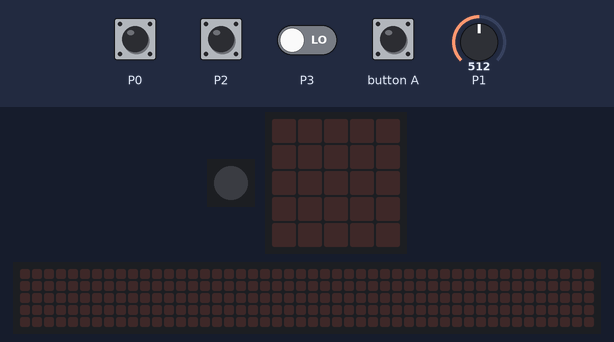
The program below on a simulated Calliope mini (MakeCode). Shown: 1 RGB LEDs in strip order, left to right, the board's 5×5 LED display, a strip that is not on the board, showing the scrolling text unrolled. Inputs (shaded band) come from the test bench; at power-on: P0 LOW, P2 LOW, P1 = 512, P3 LOW (analog values on the 0–1023 scale). Dim RGB values are drawn brighter than linear; the 48×5 strip is a reading aid, not a part: it shows the text the display is scrolling, unrolled, one strip-width of it at a time.

Above: at 1.2 s.
1.3 s: P0 pulled HIGH for 0.15 s
At 1.45 s:
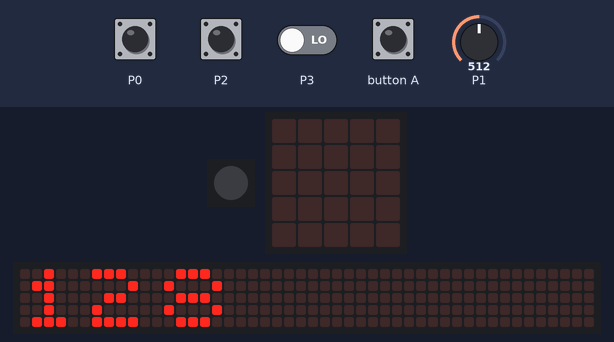
4.3 s: button A pressed for 1 s
At 5.1 s:
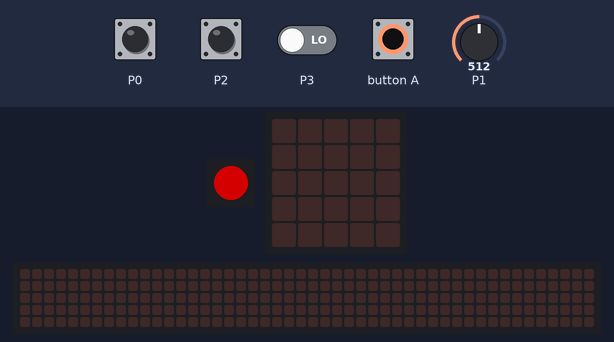
6.8 s: P0 pulled HIGH for 1 s
At 7.19 s:
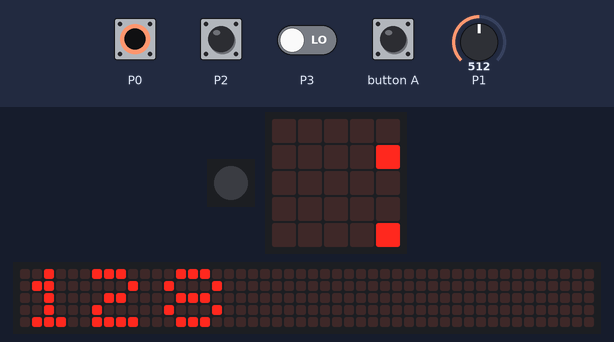
9.8 s: P2 pulled HIGH for 1 s
At 10.96 s:
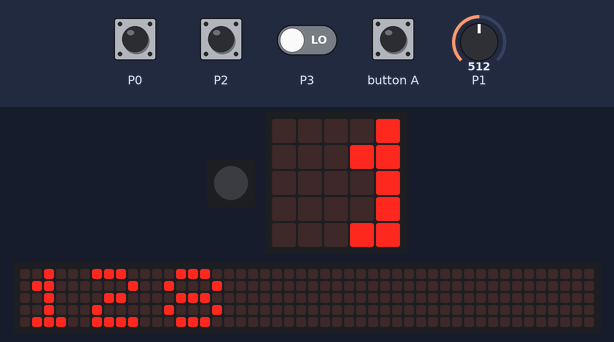
12.8 s: P0 driven HIGH and button A driven LOW
At 14.2 s:
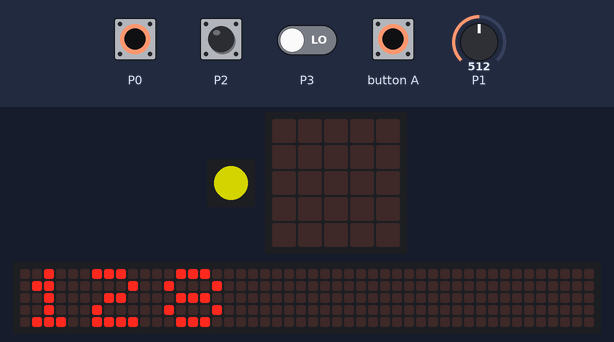
15.8 s: P1 set to 43
At 17.82 s:
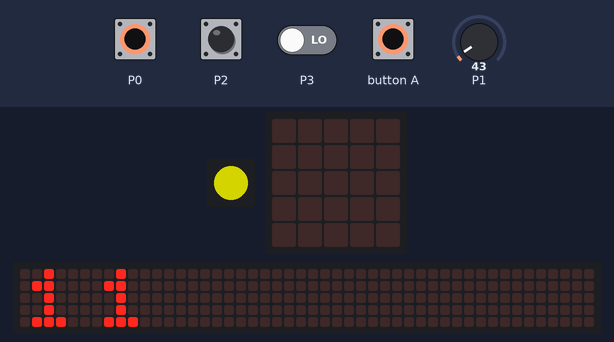
18.8 s: P1 set to 36
Timing chart, 0 to 22.7 s (numbered marks = the images above; inputs shaded):
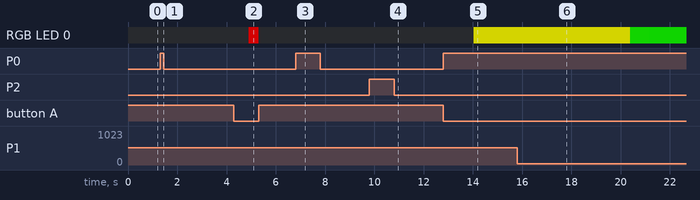

Measured:
- after the input at 1.3 s, the display: changes at once (image 1)
- after the input at 4.3 s, the display: first differs from a run without the input after 0.61 s (image 2)
- after the input at 6.8 s, the display: first changes at once (image 3 shows a later state)
- after the input at 12.8 s, the display: first differs from a run without the input after 1.2 s (image 5 shows a later state)

The program:

main.ts
```typescript
let blau = 0
let Farbwert = 0
let rot = 0
let gruen = 0
function Farbe_blau_einstellen3 () {
    blau = Farbwert
}
function Farbe_rot_einstellen () {
    rot = Farbwert
}
function Farbe_gruen_einstellen2 () {
    gruen = Farbwert
}
basic.forever(function () {
    Farbwert = Math.map(pins.analogReadPin(AnalogPin.P1), 0, 1023, 0, 255)
    if (pins.digitalReadPin(DigitalPin.P0) == 1) {
        Farbe_rot_einstellen()
        basic.showNumber(Math.round(rot))
    } else if (pins.digitalReadPin(DigitalPin.P2) == 1) {
        Farbe_gruen_einstellen2()
        basic.showNumber(Math.round(gruen))
    } else if (pins.digitalReadPin(DigitalPin.P3) == 1) {
        Farbe_blau_einstellen3()
        basic.showNumber(Math.round(blau))
    }
    if (input.buttonIsPressed(Button.A)) {
        basic.setLedColor(basic.rgb(Math.round(rot), Math.round(gruen), Math.round(blau)))
    } else {
        basic.setLedColor(basic.rgb(0, 0, 0))
    }
})
```

test.ts
```typescript
// Hier kann man Tests durchführen; diese Datei wird nicht kompiliert, wenn dieses Paket als Erweiterung verwendet wird.
```
